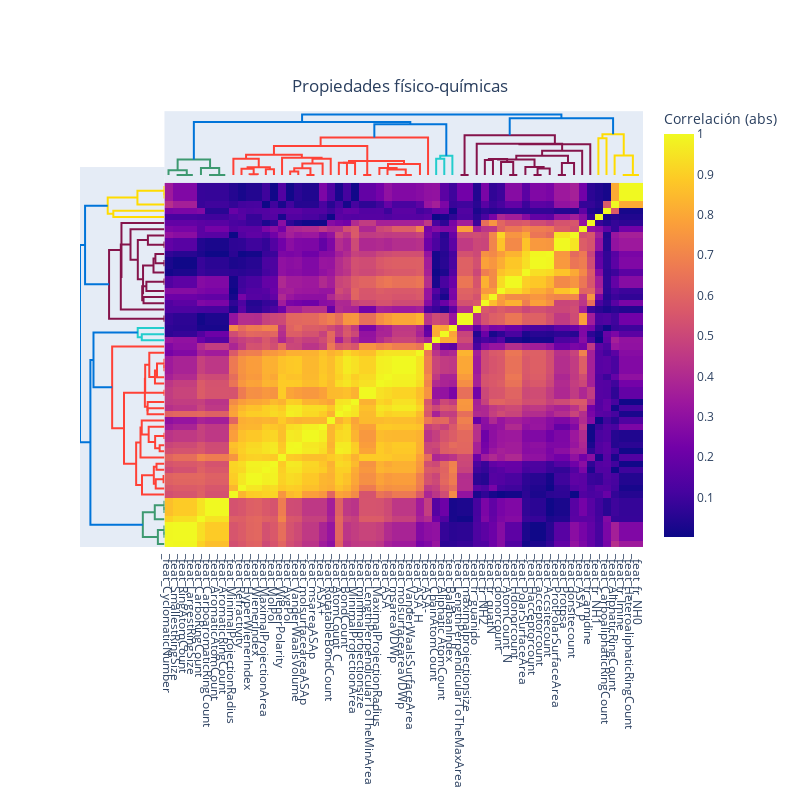

Notebook source saved alongside this figure:
### Code cell
plot_corr_dendogram(final_df, feat_col, 'Propiedades físico-químicas', 'centroid')

### Figure 1 — Plotly figure (JSON) as saved in the notebook; plotly's stock layout.template omitted (floating-point values rounded to 4 significant figures; data arrays with more than 128 entries replaced by an {"elided": "..."} marker saying what was removed)
{"data": [{"hoverinfo": "text", "marker": {"color": "rgb(61,153,112)"}, "mode": "lines", "type": "scatter", "x": [15, 15, 25, 25], "xaxis": "x", "y": [0, 0, 0, 0], "yaxis": "y2"}, {"hoverinfo": "text", "marker": {"color": "rgb(61,153,112)"}, "mode": "lines", "type": "scatter", "x": [20, 20, 35, 35], "xaxis": "x", "y": [0, 0, 0, 0], "yaxis": "y2"}, {"hoverinfo": "text", "marker": {"color": "rgb(61,153,112)"}, "mode": "lines", "type": "scatter", "x": [5, 5, 27.5, 27.5], "xaxis": "x", "y": [0, 0.2226, 0.2226, 0], "yaxis": "y2"}, {"hoverinfo": "text", "marker": {"color": "rgb(61,153,112)"}, "mode": "lines", "type": "scatter", "x": [55, 55, 65, 65], "xaxis": "x", "y": [0, 0, 0, 0], "yaxis": "y2"}, {"hoverinfo": "text", "marker": {"color": "rgb(61,153,112)"}, "mode": "lines", "type": "scatter", "x": [60, 60, 75, 75], "xaxis": "x", "y": [0, 0, 0, 0], "yaxis": "y2"}, {"hoverinfo": "text", "marker": {"color": "rgb(61,153,112)"}, "mode": "lines", "type": "scatter", "x": [45, 45, 67.5, 67.5], "xaxis": "x", "y": [0, 0.3277, 0.3277, 0], "yaxis": "y2"}, {"hoverinfo": "text", "marker": {"color": "rgb(61,153,112)"}, "mode": "lines", "type": "scatter", "x": [16.25, 16.25, 56.25, 56.25], "xaxis": "x", "y": [0.2226, 0.7332, 0.7332, 0.3277], "yaxis": "y2"}, {"hoverinfo": "text", "marker": {"color": "rgb(255,65,54)"}, "mode": "lines", "type": "scatter", "x": [105, 105, 115, 115], "xaxis": "x", "y": [0, 0.02935, 0.02935, 0], "yaxis": "y2"}, {"hoverinfo": "text", "marker": {"color": "rgb(255,65,54)"}, "mode": "lines", "type": "scatter", "x": [95, 95, 110, 110], "xaxis": "x", "y": [0, 0.2959, 0.2959, 0.02935], "yaxis": "y2"}, {"hoverinfo": "text", "marker": {"color": "rgb(255,65,54)"}, "mode": "lines", "type": "scatter", "x": [125, 125, 135, 135], "xaxis": "x", "y": [0, 0.2688, 0.2688, 0], "yaxis": "y2"}, {"hoverinfo": "text", "marker": {"color": "rgb(255,65,54)"}, "mode": "lines", "type": "scatter", "x": [102.5, 102.5, 130, 130], "xaxis": "x", "y": [0.2959, 0.36, 0.36, 0.2688], "yaxis": "y2"}, {"hoverinfo": "text", "marker": {"color": "rgb(255,65,54)"}, "mode": "lines", "type": "scatter", "x": [85, 85, 116.2, 116.2], "xaxis": "x", "y": [0, 0.7615, 0.7615, 0.36], "yaxis": "y2"}, {"hoverinfo": "text", "marker": {"color": "rgb(255,65,54)"}, "mode": "lines", "type": "scatter", "x": [155, 155, 165, 165], "xaxis": "x", "y": [0, 0.1626, 0.1626, 0], "yaxis": "y2"}, {"hoverinfo": "text", "marker": {"color": "rgb(255,65,54)"}, "mode": "lines", "type": "scatter", "x": [175, 175, 185, 185], "xaxis": "x", "y": [0, 0, 0, 0], "yaxis": "y2"}, {"hoverinfo": "text", "marker": {"color": "rgb(255,65,54)"}, "mode": "lines", "type": "scatter", "x": [160, 160, 180, 180], "xaxis": "x", "y": [0.1626, 0.3158, 0.3158, 0], "yaxis": "y2"}, {"hoverinfo": "text", "marker": {"color": "rgb(255,65,54)"}, "mode": "lines", "type": "scatter", "x": [170, 170, 195, 195], "xaxis": "x", "y": [0.3158, 0.5346, 0.5346, 0], "yaxis": "y2"}, {"hoverinfo": "text", "marker": {"color": "rgb(255,65,54)"}, "mode": "lines", "type": "scatter", "x": [182.5, 182.5, 205, 205], "xaxis": "x", "y": [0.5346, 0.7698, 0.7698, 0], "yaxis": "y2"}, {"hoverinfo": "text", "marker": {"color": "rgb(255,65,54)"}, "mode": "lines", "type": "scatter", "x": [145, 145, 193.8, 193.8], "xaxis": "x", "y": [0, 0.8117, 0.8117, 0.7698], "yaxis": "y2"}, {"hoverinfo": "text", "marker": {"color": "rgb(255,65,54)"}, "mode": "lines", "type": "scatter", "x": [100.6, 100.6, 169.4, 169.4], "xaxis": "x", "y": [0.7615, 0.9592, 0.9592, 0.8117], "yaxis": "y2"}, {"hoverinfo": "text", "marker": {"color": "rgb(255,65,54)"}, "mode": "lines", "type": "scatter", "x": [215, 215, 225, 225], "xaxis": "x", "y": [0, 0.5735, 0.5735, 0], "yaxis": "y2"}, {"hoverinfo": "text", "marker": {"color": "rgb(255,65,54)"}, "mode": "lines", "type": "scatter", "x": [220, 220, 235, 235], "xaxis": "x", "y": [0.5735, 0.5687, 0.5687, 0], "yaxis": "y2"}, {"hoverinfo": "text", "marker": {"color": "rgb(255,65,54)"}, "mode": "lines", "type": "scatter", "x": [245, 245, 255, 255], "xaxis": "x", "y": [0, 0, 0, 0], "yaxis": "y2"}, {"hoverinfo": "text", "marker": {"color": "rgb(255,65,54)"}, "mode": "lines", "type": "scatter", "x": [285, 285, 295, 295], "xaxis": "x", "y": [0, 0, 0, 0], "yaxis": "y2"}, {"hoverinfo": "text", "marker": {"color": "rgb(255,65,54)"}, "mode": "lines", "type": "scatter", "x": [290, 290, 305, 305], "xaxis": "x", "y": [0, 0, 0, 0], "yaxis": "y2"}, {"hoverinfo": "text", "marker": {"color": "rgb(255,65,54)"}, "mode": "lines", "type": "scatter", "x": [275, 275, 297.5, 297.5], "xaxis": "x", "y": [0, 0.2525, 0.2525, 0], "yaxis": "y2"}, {"hoverinfo": "text", "marker": {"color": "rgb(255,65,54)"}, "mode": "lines", "type": "scatter", "x": [265, 265, 286.2, 286.2], "xaxis": "x", "y": [0, 0.3216, 0.3216, 0.2525], "yaxis": "y2"}, {"hoverinfo": "text", "marker": {"color": "rgb(255,65,54)"}, "mode": "lines", "type": "scatter", "x": [275.6, 275.6, 315, 315], "xaxis": "x", "y": [0.3216, 0.5139, 0.5139, 0], "yaxis": "y2"}, {"hoverinfo": "text", "marker": {"color": "rgb(255,65,54)"}, "mode": "lines", "type": "scatter", "x": [250, 250, 295.3, 295.3], "xaxis": "x", "y": [0, 0.6531, 0.6531, 0.5139], "yaxis": "y2"}, {"hoverinfo": "text", "marker": {"color": "rgb(255,65,54)"}, "mode": "lines", "type": "scatter", "x": [227.5, 227.5, 272.7, 272.7], "xaxis": "x", "y": [0.5687, 0.6633, 0.6633, 0.6531], "yaxis": "y2"}, {"hoverinfo": "text", "marker": {"color": "rgb(255,65,54)"}, "mode": "lines", "type": "scatter", "x": [135, 135, 250.1, 250.1], "xaxis": "x", "y": [0.9592, 1.37, 1.37, 0.6633], "yaxis": "y2"}, {"hoverinfo": "text", "marker": {"color": "rgb(255,65,54)"}, "mode": "lines", "type": "scatter", "x": [192.5, 192.5, 325, 325], "xaxis": "x", "y": [1.37, 1.772, 1.772, 0], "yaxis": "y2"}, {"hoverinfo": "text", "marker": {"color": "rgb(35,205,205)"}, "mode": "lines", "type": "scatter", "x": [335, 335, 345, 345], "xaxis": "x", "y": [0, 0.7685, 0.7685, 0], "yaxis": "y2"}, {"hoverinfo": "text", "marker": {"color": "rgb(35,205,205)"}, "mode": "lines", "type": "scatter", "x": [340, 340, 355, 355], "xaxis": "x", "y": [0.7685, 0.9058, 0.9058, 0], "yaxis": "y2"}, {"hoverinfo": "text", "marker": {"color": "rgb(0,116,217)"}, "mode": "lines", "type": "scatter", "x": [258.8, 258.8, 347.5, 347.5], "xaxis": "x", "y": [1.772, 2.405, 2.405, 0.9058], "yaxis": "y2"}, {"hoverinfo": "text", "marker": {"color": "rgb(0,116,217)"}, "mode": "lines", "type": "scatter", "x": [36.25, 36.25, 303.1, 303.1], "xaxis": "x", "y": [0.7332, 2.51, 2.51, 2.405], "yaxis": "y2"}, {"hoverinfo": "text", "marker": {"color": "rgb(133,20,75)"}, "mode": "lines", "type": "scatter", "x": [365, 365, 375, 375], "xaxis": "x", "y": [0, 0, 0, 0], "yaxis": "y2"}, {"hoverinfo": "text", "marker": {"color": "rgb(133,20,75)"}, "mode": "lines", "type": "scatter", "x": [395, 395, 405, 405], "xaxis": "x", "y": [0, 0.7092, 0.7092, 0], "yaxis": "y2"}, {"hoverinfo": "text", "marker": {"color": "rgb(133,20,75)"}, "mode": "lines", "type": "scatter", "x": [425, 425, 435, 435], "xaxis": "x", "y": [0, 0, 0, 0], "yaxis": "y2"}, {"hoverinfo": "text", "marker": {"color": "rgb(133,20,75)"}, "mode": "lines", "type": "scatter", "x": [415, 415, 430, 430], "xaxis": "x", "y": [0, 0.6119, 0.6119, 0], "yaxis": "y2"}, {"hoverinfo": "text", "marker": {"color": "rgb(133,20,75)"}, "mode": "lines", "type": "scatter", "x": [400, 400, 422.5, 422.5], "xaxis": "x", "y": [0.7092, 0.7538, 0.7538, 0.6119], "yaxis": "y2"}, {"hoverinfo": "text", "marker": {"color": "rgb(133,20,75)"}, "mode": "lines", "type": "scatter", "x": [455, 455, 465, 465], "xaxis": "x", "y": [0, 0, 0, 0], "yaxis": "y2"}, {"hoverinfo": "text", "marker": {"color": "rgb(133,20,75)"}, "mode": "lines", "type": "scatter", "x": [460, 460, 475, 475], "xaxis": "x", "y": [0, 0.3064, 0.3064, 0], "yaxis": "y2"}, {"hoverinfo": "text", "marker": {"color": "rgb(133,20,75)"}, "mode": "lines", "type": "scatter", "x": [445, 445, 467.5, 467.5], "xaxis": "x", "y": [0, 0.3712, 0.3712, 0.3064], "yaxis": "y2"}, {"hoverinfo": "text", "marker": {"color": "rgb(133,20,75)"}, "mode": "lines", "type": "scatter", "x": [411.2, 411.2, 456.2, 456.2], "xaxis": "x", "y": [0.7538, 0.7253, 0.7253, 0.3712], "yaxis": "y2"}, {"hoverinfo": "text", "marker": {"color": "rgb(133,20,75)"}, "mode": "lines", "type": "scatter", "x": [485, 485, 495, 495], "xaxis": "x", "y": [0, 0, 0, 0], "yaxis": "y2"}, {"hoverinfo": "text", "marker": {"color": "rgb(133,20,75)"}, "mode": "lines", "type": "scatter", "x": [490, 490, 505, 505], "xaxis": "x", "y": [0, 0.5609, 0.5609, 0], "yaxis": "y2"}, {"hoverinfo": "text", "marker": {"color": "rgb(133,20,75)"}, "mode": "lines", "type": "scatter", "x": [433.8, 433.8, 497.5, 497.5], "xaxis": "x", "y": [0.7253, 0.9028, 0.9028, 0.5609], "yaxis": "y2"}, {"hoverinfo": "text", "marker": {"color": "rgb(133,20,75)"}, "mode": "lines", "type": "scatter", "x": [465.6, 465.6, 515, 515], "xaxis": "x", "y": [0.9028, 1.15, 1.15, 0], "yaxis": "y2"}, {"hoverinfo": "text", "marker": {"color": "rgb(133,20,75)"}, "mode": "lines", "type": "scatter", "x": [385, 385, 490.3, 490.3], "xaxis": "x", "y": [0, 1.479, 1.479, 1.15], "yaxis": "y2"}, {"hoverinfo": "text", "marker": {"color": "rgb(133,20,75)"}, "mode": "lines", "type": "scatter", "x": [437.7, 437.7, 525, 525], "xaxis": "x", "y": [1.479, 1.457, 1.457, 0], "yaxis": "y2"}, {"hoverinfo": "text", "marker": {"color": "rgb(133,20,75)"}, "mode": "lines", "type": "scatter", "x": [370, 370, 481.3, 481.3], "xaxis": "x", "y": [0, 1.877, 1.877, 1.457], "yaxis": "y2"}, {"hoverinfo": "text", "marker": {"color": "rgb(255,220,0)"}, "mode": "lines", "type": "scatter", "x": [535, 535, 545, 545], "xaxis": "x", "y": [0, 1.732, 1.732, 0], "yaxis": "y2"}, {"hoverinfo": "text", "marker": {"color": "rgb(255,220,0)"}, "mode": "lines", "type": "scatter", "x": [565, 565, 575, 575], "xaxis": "x", "y": [0, 0, 0, 0], "yaxis": "y2"}, {"hoverinfo": "text", "marker": {"color": "rgb(255,220,0)"}, "mode": "lines", "type": "scatter", "x": [570, 570, 585, 585], "xaxis": "x", "y": [0, 0, 0, 0], "yaxis": "y2"}, {"hoverinfo": "text", "marker": {"color": "rgb(255,220,0)"}, "mode": "lines", "type": "scatter", "x": [555, 555, 577.5, 577.5], "xaxis": "x", "y": [0, 0.9156, 0.9156, 0], "yaxis": "y2"}, {"hoverinfo": "text", "marker": {"color": "rgb(255,220,0)"}, "mode": "lines", "type": "scatter", "x": [540, 540, 566.2, 566.2], "xaxis": "x", "y": [1.732, 1.923, 1.923, 0.9156], "yaxis": "y2"}, {"hoverinfo": "text", "marker": {"color": "rgb(0,116,217)"}, "mode": "lines", "type": "scatter", "x": [425.7, 425.7, 553.1, 553.1], "xaxis": "x", "y": [1.877, 2.69, 2.69, 1.923], "yaxis": "y2"}, {"hoverinfo": "text", "marker": {"color": "rgb(0,116,217)"}, "mode": "lines", "type": "scatter", "x": [169.7, 169.7, 489.4, 489.4], "xaxis": "x", "y": [2.51, 2.862, 2.862, 2.69], "yaxis": "y2"}, {"hoverinfo": "text", "marker": {"color": "rgb(61,153,112)"}, "mode": "lines", "type": "scatter", "x": [0, 0, 0, 0], "xaxis": "x2", "y": [15, 15, 25, 25], "yaxis": "y"}, {"hoverinfo": "text", "marker": {"color": "rgb(61,153,112)"}, "mode": "lines", "type": "scatter", "x": [0, 0, 0, 0], "xaxis": "x2", "y": [20, 20, 35, 35], "yaxis": "y"}, {"hoverinfo": "text", "marker": {"color": "rgb(61,153,112)"}, "mode": "lines", "type": "scatter", "x": [0, -0.2226, -0.2226, 0], "xaxis": "x2", "y": [5, 5, 27.5, 27.5], "yaxis": "y"}, {"hoverinfo": "text", "marker": {"color": "rgb(61,153,112)"}, "mode": "lines", "type": "scatter", "x": [0, 0, 0, 0], "xaxis": "x2", "y": [55, 55, 65, 65], "yaxis": "y"}, {"hoverinfo": "text", "marker": {"color": "rgb(61,153,112)"}, "mode": "lines", "type": "scatter", "x": [0, 0, 0, 0], "xaxis": "x2", "y": [60, 60, 75, 75], "yaxis": "y"}, {"hoverinfo": "text", "marker": {"color": "rgb(61,153,112)"}, "mode": "lines", "type": "scatter", "x": [0, -0.3277, -0.3277, 0], "xaxis": "x2", "y": [45, 45, 67.5, 67.5], "yaxis": "y"}, {"hoverinfo": "text", "marker": {"color": "rgb(61,153,112)"}, "mode": "lines", "type": "scatter", "x": [-0.2226, -0.7332, -0.7332, -0.3277], "xaxis": "x2", "y": [16.25, 16.25, 56.25, 56.25], "yaxis": "y"}, {"hoverinfo": "text", "marker": {"color": "rgb(255,65,54)"}, "mode": "lines", "type": "scatter", "x": [0, -0.02935, -0.02935, 0], "xaxis": "x2", "y": [105, 105, 115, 115], "yaxis": "y"}, {"hoverinfo": "text", "marker": {"color": "rgb(255,65,54)"}, "mode": "lines", "type": "scatter", "x": [0, -0.2959, -0.2959, -0.02935], "xaxis": "x2", "y": [95, 95, 110, 110], "yaxis": "y"}, {"hoverinfo": "text", "marker": {"color": "rgb(255,65,54)"}, "mode": "lines", "type": "scatter", "x": [0, -0.2688, -0.2688, 0], "xaxis": "x2", "y": [125, 125, 135, 135], "yaxis": "y"}, {"hoverinfo": "text", "marker": {"color": "rgb(255,65,54)"}, "mode": "lines", "type": "scatter", "x": [-0.2959, -0.36, -0.36, -0.2688], "xaxis": "x2", "y": [102.5, 102.5, 130, 130], "yaxis": "y"}, {"hoverinfo": "text", "marker": {"color": "rgb(255,65,54)"}, "mode": "lines", "type": "scatter", "x": [0, -0.7615, -0.7615, -0.36], "xaxis": "x2", "y": [85, 85, 116.2, 116.2], "yaxis": "y"}, {"hoverinfo": "text", "marker": {"color": "rgb(255,65,54)"}, "mode": "lines", "type": "scatter", "x": [0, -0.1626, -0.1626, 0], "xaxis": "x2", "y": [155, 155, 165, 165], "yaxis": "y"}, {"hoverinfo": "text", "marker": {"color": "rgb(255,65,54)"}, "mode": "lines", "type": "scatter", "x": [0, 0, 0, 0], "xaxis": "x2", "y": [175, 175, 185, 185], "yaxis": "y"}, {"hoverinfo": "text", "marker": {"color": "rgb(255,65,54)"}, "mode": "lines", "type": "scatter", "x": [-0.1626, -0.3158, -0.3158, 0], "xaxis": "x2", "y": [160, 160, 180, 180], "yaxis": "y"}, {"hoverinfo": "text", "marker": {"color": "rgb(255,65,54)"}, "mode": "lines", "type": "scatter", "x": [-0.3158, -0.5346, -0.5346, 0], "xaxis": "x2", "y": [170, 170, 195, 195], "yaxis": "y"}, {"hoverinfo": "text", "marker": {"color": "rgb(255,65,54)"}, "mode": "lines", "type": "scatter", "x": [-0.5346, -0.7698, -0.7698, 0], "xaxis": "x2", "y": [182.5, 182.5, 205, 205], "yaxis": "y"}, {"hoverinfo": "text", "marker": {"color": "rgb(255,65,54)"}, "mode": "lines", "type": "scatter", "x": [0, -0.8117, -0.8117, -0.7698], "xaxis": "x2", "y": [145, 145, 193.8, 193.8], "yaxis": "y"}, {"hoverinfo": "text", "marker": {"color": "rgb(255,65,54)"}, "mode": "lines", "type": "scatter", "x": [-0.7615, -0.9592, -0.9592, -0.8117], "xaxis": "x2", "y": [100.6, 100.6, 169.4, 169.4], "yaxis": "y"}, {"hoverinfo": "text", "marker": {"color": "rgb(255,65,54)"}, "mode": "lines", "type": "scatter", "x": [0, -0.5735, -0.5735, 0], "xaxis": "x2", "y": [215, 215, 225, 225], "yaxis": "y"}, {"hoverinfo": "text", "marker": {"color": "rgb(255,65,54)"}, "mode": "lines", "type": "scatter", "x": [-0.5735, -0.5687, -0.5687, 0], "xaxis": "x2", "y": [220, 220, 235, 235], "yaxis": "y"}, {"hoverinfo": "text", "marker": {"color": "rgb(255,65,54)"}, "mode": "lines", "type": "scatter", "x": [0, 0, 0, 0], "xaxis": "x2", "y": [245, 245, 255, 255], "yaxis": "y"}, {"hoverinfo": "text", "marker": {"color": "rgb(255,65,54)"}, "mode": "lines", "type": "scatter", "x": [0, 0, 0, 0], "xaxis": "x2", "y": [285, 285, 295, 295], "yaxis": "y"}, {"hoverinfo": "text", "marker": {"color": "rgb(255,65,54)"}, "mode": "lines", "type": "scatter", "x": [0, 0, 0, 0], "xaxis": "x2", "y": [290, 290, 305, 305], "yaxis": "y"}, {"hoverinfo": "text", "marker": {"color": "rgb(255,65,54)"}, "mode": "lines", "type": "scatter", "x": [0, -0.2525, -0.2525, 0], "xaxis": "x2", "y": [275, 275, 297.5, 297.5], "yaxis": "y"}, {"hoverinfo": "text", "marker": {"color": "rgb(255,65,54)"}, "mode": "lines", "type": "scatter", "x": [0, -0.3216, -0.3216, -0.2525], "xaxis": "x2", "y": [265, 265, 286.2, 286.2], "yaxis": "y"}, {"hoverinfo": "text", "marker": {"color": "rgb(255,65,54)"}, "mode": "lines", "type": "scatter", "x": [-0.3216, -0.5139, -0.5139, 0], "xaxis": "x2", "y": [275.6, 275.6, 315, 315], "yaxis": "y"}, {"hoverinfo": "text", "marker": {"color": "rgb(255,65,54)"}, "mode": "lines", "type": "scatter", "x": [0, -0.6531, -0.6531, -0.5139], "xaxis": "x2", "y": [250, 250, 295.3, 295.3], "yaxis": "y"}, {"hoverinfo": "text", "marker": {"color": "rgb(255,65,54)"}, "mode": "lines", "type": "scatter", "x": [-0.5687, -0.6633, -0.6633, -0.6531], "xaxis": "x2", "y": [227.5, 227.5, 272.7, 272.7], "yaxis": "y"}, {"hoverinfo": "text", "marker": {"color": "rgb(255,65,54)"}, "mode": "lines", "type": "scatter", "x": [-0.9592, -1.37, -1.37, -0.6633], "xaxis": "x2", "y": [135, 135, 250.1, 250.1], "yaxis": "y"}, {"hoverinfo": "text", "marker": {"color": "rgb(255,65,54)"}, "mode": "lines", "type": "scatter", "x": [-1.37, -1.772, -1.772, 0], "xaxis": "x2", "y": [192.5, 192.5, 325, 325], "yaxis": "y"}, {"hoverinfo": "text", "marker": {"color": "rgb(35,205,205)"}, "mode": "lines", "type": "scatter", "x": [0, -0.7685, -0.7685, 0], "xaxis": "x2", "y": [335, 335, 345, 345], "yaxis": "y"}, {"hoverinfo": "text", "marker": {"color": "rgb(35,205,205)"}, "mode": "lines", "type": "scatter", "x": [-0.7685, -0.9058, -0.9058, 0], "xaxis": "x2", "y": [340, 340, 355, 355], "yaxis": "y"}, {"hoverinfo": "text", "marker": {"color": "rgb(0,116,217)"}, "mode": "lines", "type": "scatter", "x": [-1.772, -2.405, -2.405, -0.9058], "xaxis": "x2", "y": [258.8, 258.8, 347.5, 347.5], "yaxis": "y"}, {"hoverinfo": "text", "marker": {"color": "rgb(0,116,217)"}, "mode": "lines", "type": "scatter", "x": [-0.7332, -2.51, -2.51, -2.405], "xaxis": "x2", "y": [36.25, 36.25, 303.1, 303.1], "yaxis": "y"}, {"hoverinfo": "text", "marker": {"color": "rgb(133,20,75)"}, "mode": "lines", "type": "scatter", "x": [0, 0, 0, 0], "xaxis": "x2", "y": [365, 365, 375, 375], "yaxis": "y"}, {"hoverinfo": "text", "marker": {"color": "rgb(133,20,75)"}, "mode": "lines", "type": "scatter", "x": [0, -0.7092, -0.7092, 0], "xaxis": "x2", "y": [395, 395, 405, 405], "yaxis": "y"}, {"hoverinfo": "text", "marker": {"color": "rgb(133,20,75)"}, "mode": "lines", "type": "scatter", "x": [0, 0, 0, 0], "xaxis": "x2", "y": [425, 425, 435, 435], "yaxis": "y"}, {"hoverinfo": "text", "marker": {"color": "rgb(133,20,75)"}, "mode": "lines", "type": "scatter", "x": [0, -0.6119, -0.6119, 0], "xaxis": "x2", "y": [415, 415, 430, 430], "yaxis": "y"}, {"hoverinfo": "text", "marker": {"color": "rgb(133,20,75)"}, "mode": "lines", "type": "scatter", "x": [-0.7092, -0.7538, -0.7538, -0.6119], "xaxis": "x2", "y": [400, 400, 422.5, 422.5], "yaxis": "y"}, {"hoverinfo": "text", "marker": {"color": "rgb(133,20,75)"}, "mode": "lines", "type": "scatter", "x": [0, 0, 0, 0], "xaxis": "x2", "y": [455, 455, 465, 465], "yaxis": "y"}, {"hoverinfo": "text", "marker": {"color": "rgb(133,20,75)"}, "mode": "lines", "type": "scatter", "x": [0, -0.3064, -0.3064, 0], "xaxis": "x2", "y": [460, 460, 475, 475], "yaxis": "y"}, {"hoverinfo": "text", "marker": {"color": "rgb(133,20,75)"}, "mode": "lines", "type": "scatter", "x": [0, -0.3712, -0.3712, -0.3064], "xaxis": "x2", "y": [445, 445, 467.5, 467.5], "yaxis": "y"}, {"hoverinfo": "text", "marker": {"color": "rgb(133,20,75)"}, "mode": "lines", "type": "scatter", "x": [-0.7538, -0.7253, -0.7253, -0.3712], "xaxis": "x2", "y": [411.2, 411.2, 456.2, 456.2], "yaxis": "y"}, {"hoverinfo": "text", "marker": {"color": "rgb(133,20,75)"}, "mode": "lines", "type": "scatter", "x": [0, 0, 0, 0], "xaxis": "x2", "y": [485, 485, 495, 495], "yaxis": "y"}, {"hoverinfo": "text", "marker": {"color": "rgb(133,20,75)"}, "mode": "lines", "type": "scatter", "x": [0, -0.5609, -0.5609, 0], "xaxis": "x2", "y": [490, 490, 505, 505], "yaxis": "y"}, {"hoverinfo": "text", "marker": {"color": "rgb(133,20,75)"}, "mode": "lines", "type": "scatter", "x": [-0.7253, -0.9028, -0.9028, -0.5609], "xaxis": "x2", "y": [433.8, 433.8, 497.5, 497.5], "yaxis": "y"}, {"hoverinfo": "text", "marker": {"color": "rgb(133,20,75)"}, "mode": "lines", "type": "scatter", "x": [-0.9028, -1.15, -1.15, 0], "xaxis": "x2", "y": [465.6, 465.6, 515, 515], "yaxis": "y"}, {"hoverinfo": "text", "marker": {"color": "rgb(133,20,75)"}, "mode": "lines", "type": "scatter", "x": [0, -1.479, -1.479, -1.15], "xaxis": "x2", "y": [385, 385, 490.3, 490.3], "yaxis": "y"}, {"hoverinfo": "text", "marker": {"color": "rgb(133,20,75)"}, "mode": "lines", "type": "scatter", "x": [-1.479, -1.457, -1.457, 0], "xaxis": "x2", "y": [437.7, 437.7, 525, 525], "yaxis": "y"}, {"hoverinfo": "text", "marker": {"color": "rgb(133,20,75)"}, "mode": "lines", "type": "scatter", "x": [0, -1.877, -1.877, -1.457], "xaxis": "x2", "y": [370, 370, 481.3, 481.3], "yaxis": "y"}, {"hoverinfo": "text", "marker": {"color": "rgb(255,220,0)"}, "mode": "lines", "type": "scatter", "x": [0, -1.732, -1.732, 0], "xaxis": "x2", "y": [535, 535, 545, 545], "yaxis": "y"}, {"hoverinfo": "text", "marker": {"color": "rgb(255,220,0)"}, "mode": "lines", "type": "scatter", "x": [0, 0, 0, 0], "xaxis": "x2", "y": [565, 565, 575, 575], "yaxis": "y"}, {"hoverinfo": "text", "marker": {"color": "rgb(255,220,0)"}, "mode": "lines", "type": "scatter", "x": [0, 0, 0, 0], "xaxis": "x2", "y": [570, 570, 585, 585], "yaxis": "y"}, {"hoverinfo": "text", "marker": {"color": "rgb(255,220,0)"}, "mode": "lines", "type": "scatter", "x": [0, -0.9156, -0.9156, 0], "xaxis": "x2", "y": [555, 555, 577.5, 577.5], "yaxis": "y"}, {"hoverinfo": "text", "marker": {"color": "rgb(255,220,0)"}, "mode": "lines", "type": "scatter", "x": [-1.732, -1.923, -1.923, -0.9156], "xaxis": "x2", "y": [540, 540, 566.2, 566.2], "yaxis": "y"}, {"hoverinfo": "text", "marker": {"color": "rgb(0,116,217)"}, "mode": "lines", "type": "scatter", "x": [-1.877, -2.69, -2.69, -1.923], "xaxis": "x2", "y": [425.7, 425.7, 553.1, 553.1], "yaxis": "y"}, {"hoverinfo": "text", "marker": {"color": "rgb(0,116,217)"}, "mode": "lines", "type": "scatter", "x": [-2.51, -2.862, -2.862, -2.69], "xaxis": "x2", "y": [169.7, 169.7, 489.4, 489.4], "yaxis": "y"}, {"colorbar": {"title": {"text": "Correlación (abs)"}}, "type": "heatmap", "x": [5, 15, 25, 35, 45, 55, 65, 75, 85, 95, 105, 115, 125, 135, 145, 155, 165, 175, 185, 195, 205, 215, 225, 235, 245, 255, 265, 275, 285, 295, 305, 315, 325, 335, 345, 355, 365, 375, 385, 395, 405, 415, 425, 435, 445, 455, 465, 475, 485, 495, 505, 515, 525, 535, 545, 555, 565, 575, 585], "y": [5, 15, 25, 35, 45, 55, 65, 75, 85, 95, 105, 115, 125, 135, 145, 155, 165, 175, 185, 195, 205, 215, 225, 235, 245, 255, 265, 275, 285, 295, 305, 315, 325, 335, 345, 355, 365, 375, 385, 395, 405, 415, 425, 435, 445, 455, 465, 475, 485, 495, 505, 515, 525, 535, 545, 555, 565, 575, 585], "z": {"elided": "59x59 float values"}}], "layout": {"autosize": false, "height": 800, "hovermode": "closest", "showlegend": false, "title": {"text": "Propiedades físico-químicas", "x": 0.5, "xanchor": "center", "y": 0.9, "yanchor": "top"}, "width": 800, "xaxis": {"domain": [0.15, 1], "mirror": false, "rangemode": "tozero", "showgrid": false, "showline": false, "showticklabels": true, "tickmode": "array", "ticks": "", "ticktext": ["_feat_CyclomaticNumber", "_feat_SmallestRingSize", "_feat_RingAtomCount", "_feat_LargestRingSize", "_feat_CarboRingCount", "_feat_CarboaromaticRingCount", "_feat_AromaticAtomCount", "_feat_AromaticRingCount", "_feat_MinimalProjectionRadius", "_feat_Refractivity", "_feat_HyperWienerIndex", "_feat_WienerIndex", "_feat_MaximalProjectionArea", "_feat_MolPol", "_feat_WienerPolarity", "_feat_AvgPol", "_feat_VanderWaalsVolume", "_feat_molsurfaceareaASAp", "_feat_msareaASAp", "_feat_ASA+", "_feat_RotatableBondCount", "_feat_AtomCount_C", "_feat_BondCount", "_feat_MinimalProjectionArea", "_feat_minimalprojectionsize", "_feat_LengthPerpendicularToTheMinArea", "_feat_MaximalProjectionRadius", "_feat_ASA", "_feat_msareaVDWp", "_feat_molsurfaceareaVDWp", "_feat_VanderWaalsSurfaceArea", "_feat_ASA_H", "_feat_ASA-", "_feat_ChainAtomCount", "_feat_Aliphatic AtomCount", "_feat_BalabanIndex", "_feat_LengthPerpendicularToTheMaxArea", "_feat_maximalprojectionsize", "_feat_fr_guanido", "_feat_fr_NH2", "_feat_fr_quatN", "_feat_donorcount", "_feat_AtomCount_N", "_feat_Hdonorcount", "_feat_PolarSurfaceArea", "_feat_Hacceptorcount", "_feat_acceptorcount", "_feat_Accsitecount", "_feat_ProtPolarSurfaceArea", "_feat_Protpsa", "_feat_donsitecount", "_feat_ASA_P", "_feat_fr_amidine", "_feat_fr_NH1", "_feat_CarboaliphaticRingCount", "_feat_AliphaticRingCount", "_feat_fr_Imine", "_feat_HeteroaliphaticRingCount", "_feat_fr_NH0"], "tickvals": [5, 15, 25, 35, 45, 55, 65, 75, 85, 95, 105, 115, 125, 135, 145, 155, 165, 175, 185, 195, 205, 215, 225, 235, 245, 255, 265, 275, 285, 295, 305, 315, 325, 335, 345, 355, 365, 375, 385, 395, 405, 415, 425, 435, 445, 455, 465, 475, 485, 495, 505, 515, 525, 535, 545, 555, 565, 575, 585], "type": "linear", "zeroline": false}, "xaxis2": {"domain": [0, 0.15], "mirror": false, "showgrid": false, "showline": false, "showticklabels": false, "ticks": "", "zeroline": false}, "yaxis": {"domain": [0, 0.85], "mirror": false, "rangemode": "tozero", "showgrid": false, "showline": false, "showticklabels": false, "ticks": "", "ticktext": ["_feat_CyclomaticNumber", "_feat_SmallestRingSize", "_feat_RingAtomCount", "_feat_LargestRingSize", "_feat_CarboRingCount", "_feat_CarboaromaticRingCount", "_feat_AromaticAtomCount", "_feat_AromaticRingCount", "_feat_MinimalProjectionRadius", "_feat_Refractivity", "_feat_HyperWienerIndex", "_feat_WienerIndex", "_feat_MaximalProjectionArea", "_feat_MolPol", "_feat_WienerPolarity", "_feat_AvgPol", "_feat_VanderWaalsVolume", "_feat_molsurfaceareaASAp", "_feat_msareaASAp", "_feat_ASA+", "_feat_RotatableBondCount", "_feat_AtomCount_C", "_feat_BondCount", "_feat_MinimalProjectionArea", "_feat_minimalprojectionsize", "_feat_LengthPerpendicularToTheMinArea", "_feat_MaximalProjectionRadius", "_feat_ASA", "_feat_msareaVDWp", "_feat_molsurfaceareaVDWp", "_feat_VanderWaalsSurfaceArea", "_feat_ASA_H", "_feat_ASA-", "_feat_ChainAtomCount", "_feat_Aliphatic AtomCount", "_feat_BalabanIndex", "_feat_LengthPerpendicularToTheMaxArea", "_feat_maximalprojectionsize", "_feat_fr_guanido", "_feat_fr_NH2", "_feat_fr_quatN", "_feat_donorcount", "_feat_AtomCount_N", "_feat_Hdonorcount", "_feat_PolarSurfaceArea", "_feat_Hacceptorcount", "_feat_acceptorcount", "_feat_Accsitecount", "_feat_ProtPolarSurfaceArea", "_feat_Protpsa", "_feat_donsitecount", "_feat_ASA_P", "_feat_fr_amidine", "_feat_fr_NH1", "_feat_CarboaliphaticRingCount", "_feat_AliphaticRingCount", "_feat_fr_Imine", "_feat_HeteroaliphaticRingCount", "_feat_fr_NH0"], "tickvals": [5, 15, 25, 35, 45, 55, 65, 75, 85, 95, 105, 115, 125, 135, 145, 155, 165, 175, 185, 195, 205, 215, 225, 235, 245, 255, 265, 275, 285, 295, 305, 315, 325, 335, 345, 355, 365, 375, 385, 395, 405, 415, 425, 435, 445, 455, 465, 475, 485, 495, 505, 515, 525, 535, 545, 555, 565, 575, 585], "type": "linear", "zeroline": false}, "yaxis2": {"domain": [0.825, 0.975], "mirror": false, "showgrid": false, "showline": false, "showticklabels": false, "ticks": "", "zeroline": false}}}
